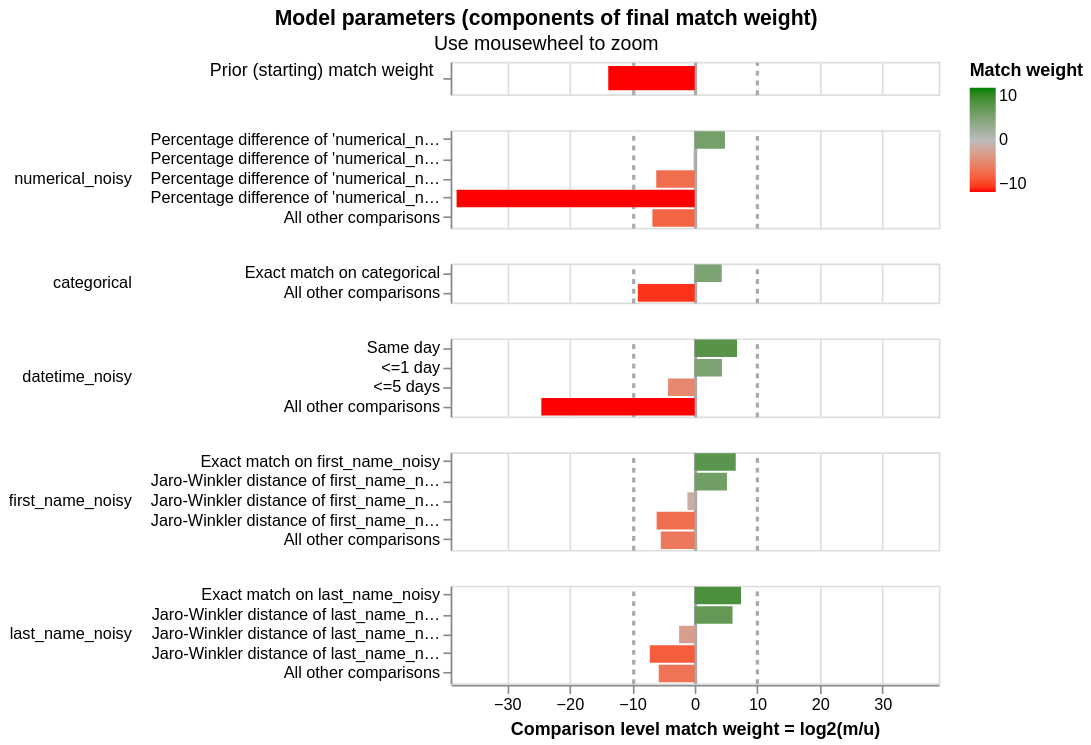

The code cell stored with this chart in its notebook:
### Code cell
# We can view the estimated match weights

linker.visualisations.match_weights_chart()

### Figure 1 — Vega-Lite specification as saved in the notebook (floating-point values rounded to 4 significant figures)
{"config": {"view": {"continuousWidth": 300, "continuousHeight": 300, "discreteHeight": 60, "discreteWidth": 400}, "header": {"title": null}, "mark": {"tooltip": null}, "title": {"anchor": "middle"}}, "vconcat": [{"mark": {"type": "bar", "clip": true, "height": 15}, "encoding": {"color": {"field": "log2_bayes_factor", "scale": {"domain": [-10, 0, 10], "interpolate": "lab", "range": ["red", "#bbbbbb", "green"]}, "title": "Match weight", "type": "quantitative"}, "tooltip": [{"field": "comparison_name", "title": "Comparison name", "type": "nominal"}, {"field": "probability_two_random_records_match", "format": ".4f", "title": "Probability two random records match", "type": "nominal"}, {"field": "log2_bayes_factor", "format": ",.4f", "title": "Equivalent match weight", "type": "quantitative"}, {"field": "bayes_factor_description", "title": "Match weight description", "type": "nominal"}], "x": {"axis": {"domain": false, "gridColor": {"condition": {"test": "abs(datum.value / 10)  <= 1 & datum.value % 10 === 0", "value": "#aaa"}, "value": "#ddd"}, "gridDash": {"condition": {"test": "abs(datum.value / 10) == 1", "value": [3]}, "value": null}, "gridWidth": {"condition": {"test": "abs(datum.value / 10)  <= 1 & datum.value % 10 === 0", "value": 2}, "value": 1}, "labels": false, "ticks": false, "title": ""}, "field": "log2_bayes_factor", "scale": {"domain": [-39, 39]}, "type": "quantitative"}, "y": {"axis": {"title": "Prior (starting) match weight", "titleAlign": "right", "titleAngle": 0, "titleFontWeight": "normal"}, "field": "label_for_charts", "sort": {"field": "comparison_vector_value", "order": "descending"}, "type": "nominal"}}, "height": 20, "transform": [{"filter": "(datum.comparison_name == 'probability_two_random_records_match')"}]}, {"mark": {"type": "bar", "clip": true}, "encoding": {"color": {"field": "log2_bayes_factor", "scale": {"domain": [-10, 0, 10], "interpolate": "lab", "range": ["red", "#bbbbbb", "green"]}, "title": "Match weight", "type": "quantitative"}, "row": {"field": "comparison_name", "header": {"labelAlign": "left", "labelAnchor": "middle", "labelAngle": 0}, "sort": {"field": "comparison_sort_order"}, "type": "nominal"}, "tooltip": [{"field": "comparison_name", "title": "Comparison name", "type": "nominal"}, {"field": "label_for_charts", "title": "Label", "type": "ordinal"}, {"field": "sql_condition", "title": "SQL condition", "type": "nominal"}, {"field": "m_probability", "format": ".10~g", "title": "M probability", "type": "quantitative"}, {"field": "u_probability", "format": ".10~g", "title": "U probability", "type": "quantitative"}, {"field": "bayes_factor", "format": ",.6f", "title": "Bayes factor = m/u", "type": "quantitative"}, {"field": "log2_bayes_factor", "format": ".4~g", "title": "Match weight = log2(m/u)", "type": "quantitative"}, {"field": "bayes_factor_description", "title": "Match weight description", "type": "nominal"}, {"field": "m_probability_description", "title": "m probability description", "type": "nominal"}, {"field": "u_probability_description", "title": "u probability description", "type": "nominal"}], "x": {"axis": {"gridColor": {"condition": {"test": "abs(datum.value / 10)  <= 1 & datum.value % 10 === 0", "value": "#aaa"}, "value": "#ddd"}, "gridDash": {"condition": {"test": "abs(datum.value / 10) == 1", "value": [3]}, "value": null}, "gridWidth": {"condition": {"test": "abs(datum.value / 10)  <= 1 & datum.value % 10 === 0", "value": 2}, "value": 1}, "title": "Comparison level match weight = log2(m/u)"}, "field": "log2_bayes_factor", "scale": {"domain": [-39, 39]}, "type": "quantitative"}, "y": {"axis": {"title": null}, "field": "label_for_charts", "sort": {"field": "comparison_vector_value", "order": "descending"}, "type": "nominal"}}, "height": {"step": 12}, "resolve": {"axis": {"y": "independent"}, "scale": {"y": "independent"}}, "transform": [{"filter": "(datum.comparison_name != 'probability_two_random_records_match')"}]}], "data": {"name": "data-f237dbeb6f0c85e6e8ed7eafc41cf284"}, "params": [{"name": "mouse_zoom", "select": {"type": "interval", "encodings": ["x"]}, "bind": "scales", "views": []}], "resolve": {"axis": {"y": "independent"}, "scale": {"y": "independent"}}, "title": {"text": "Model parameters (components of final match weight)", "subtitle": "Use mousewheel to zoom"}, "$schema": "https://vega.github.io/schema/vega-lite/v5.9.3.json", "datasets": {"data-f237dbeb6f0c85e6e8ed7eafc41cf284": [{"comparison_name": "probability_two_random_records_match", "sql_condition": null, "label_for_charts": "", "m_probability": null, "u_probability": null, "m_probability_description": null, "u_probability_description": null, "has_tf_adjustments": false, "tf_adjustment_column": null, "tf_adjustment_weight": null, "is_null_level": false, "bayes_factor": 6.918e-05, "log2_bayes_factor": -13.82, "comparison_vector_value": 0, "max_comparison_vector_value": 0, "bayes_factor_description": "The probability that two random records drawn at random match is 0.000 or one in  14,455.2 records.This is equivalent to a starting match weight of -13.819.", "probability_two_random_records_match": 6.918e-05, "comparison_sort_order": -1}, {"comparison_name": "numerical_noisy", "sql_condition": "(ABS(\"numerical_noisy_l\" - \"numerical_noisy_r\") / (CASE WHEN \"numerical_noisy_r\" > \"numerical_noisy_l\" THEN \"numerical_noisy_r\" ELSE \"numerical_noisy_l\" END)) < 0.05", "label_for_charts": "Percentage difference of 'numerical_noisy' within 5.00%", "m_probability": 0.9625, "u_probability": 0.03384, "m_probability_description": "Amongst matching record comparisons, 96.25% of records (i.e. one in 1.039) are in the percentage difference of 'numerical_noisy' within 5.00% comparison level", "u_probability_description": "Amongst non-matching record comparisons, 3.384% of records (i.e. one in 29.55) are in the percentage difference of 'numerical_noisy' within 5.00% comparison level", "has_tf_adjustments": false, "tf_adjustment_column": null, "tf_adjustment_weight": 1.0, "is_null_level": false, "bayes_factor": 28.45, "log2_bayes_factor": 4.83, "comparison_vector_value": 4, "max_comparison_vector_value": 4, "bayes_factor_description": "If comparison level is `percentage difference of 'numerical_noisy' within 5.00%` then comparison is 28.45 times more likely to be a match", "probability_two_random_records_match": 6.918e-05, "comparison_sort_order": 0}, {"comparison_name": "numerical_noisy", "sql_condition": "(ABS(\"numerical_noisy_l\" - \"numerical_noisy_r\") / (CASE WHEN \"numerical_noisy_r\" > \"numerical_noisy_l\" THEN \"numerical_noisy_r\" ELSE \"numerical_noisy_l\" END)) < 0.1", "label_for_charts": "Percentage difference of 'numerical_noisy' within 10.00%", "m_probability": 0.03047, "u_probability": 0.03499, "m_probability_description": "Amongst matching record comparisons, 3.047% of records (i.e. one in 32.82) are in the percentage difference of 'numerical_noisy' within 10.00% comparison level", "u_probability_description": "Amongst non-matching record comparisons, 3.499% of records (i.e. one in 28.58) are in the percentage difference of 'numerical_noisy' within 10.00% comparison level", "has_tf_adjustments": false, "tf_adjustment_column": null, "tf_adjustment_weight": 1.0, "is_null_level": false, "bayes_factor": 0.8706, "log2_bayes_factor": -0.1999, "comparison_vector_value": 3, "max_comparison_vector_value": 4, "bayes_factor_description": "If comparison level is `percentage difference of 'numerical_noisy' within 10.00%` then comparison is 1.149 times less likely to be a match", "probability_two_random_records_match": 6.918e-05, "comparison_sort_order": 0}, {"comparison_name": "numerical_noisy", "sql_condition": "(ABS(\"numerical_noisy_l\" - \"numerical_noisy_r\") / (CASE WHEN \"numerical_noisy_r\" > \"numerical_noisy_l\" THEN \"numerical_noisy_r\" ELSE \"numerical_noisy_l\" END)) < 0.25", "label_for_charts": "Percentage difference of 'numerical_noisy' within 25.00%", "m_probability": 0.001593, "u_probability": 0.1131, "m_probability_description": "Amongst matching record comparisons, 0.1593% of records (i.e. one in 628) are in the percentage difference of 'numerical_noisy' within 25.00% comparison level", "u_probability_description": "Amongst non-matching record comparisons, 11.31% of records (i.e. one in 8.844) are in the percentage difference of 'numerical_noisy' within 25.00% comparison level", "has_tf_adjustments": false, "tf_adjustment_column": null, "tf_adjustment_weight": 1.0, "is_null_level": false, "bayes_factor": 0.01409, "log2_bayes_factor": -6.15, "comparison_vector_value": 2, "max_comparison_vector_value": 4, "bayes_factor_description": "If comparison level is `percentage difference of 'numerical_noisy' within 25.00%` then comparison is 70.99 times less likely to be a match", "probability_two_random_records_match": 6.918e-05, "comparison_sort_order": 0}, {"comparison_name": "numerical_noisy", "sql_condition": "(ABS(\"numerical_noisy_l\" - \"numerical_noisy_r\") / (CASE WHEN \"numerical_noisy_r\" > \"numerical_noisy_l\" THEN \"numerical_noisy_r\" ELSE \"numerical_noisy_l\" END)) < 0.5", "label_for_charts": "Percentage difference of 'numerical_noisy' within 50.00%", "m_probability": 7.888e-13, "u_probability": 0.2252, "m_probability_description": "Amongst matching record comparisons, 7.888e-11% of records (i.e. one in 1,267,795,572,460) are in the percentage difference of 'numerical_noisy' within 50.00% comparison level", "u_probability_description": "Amongst non-matching record comparisons, 22.52% of records (i.e. one in 4.44) are in the percentage difference of 'numerical_noisy' within 50.00% comparison level", "has_tf_adjustments": false, "tf_adjustment_column": null, "tf_adjustment_weight": 1.0, "is_null_level": false, "bayes_factor": 3.502e-12, "log2_bayes_factor": -38.05, "comparison_vector_value": 1, "max_comparison_vector_value": 4, "bayes_factor_description": "If comparison level is `percentage difference of 'numerical_noisy' within 50.00%` then comparison is 285,512,524,756 times less likely to be a match", "probability_two_random_records_match": 6.918e-05, "comparison_sort_order": 0}, {"comparison_name": "numerical_noisy", "sql_condition": "ELSE", "label_for_charts": "All other comparisons", "m_probability": 0.005461, "u_probability": 0.5929, "m_probability_description": "Amongst matching record comparisons, 0.5461% of records (i.e. one in 183) are in the all other comparisons comparison level", "u_probability_description": "Amongst non-matching record comparisons, 59.29% of records (i.e. one in 1.687) are in the all other comparisons comparison level", "has_tf_adjustments": false, "tf_adjustment_column": null, "tf_adjustment_weight": 1.0, "is_null_level": false, "bayes_factor": 0.009211, "log2_bayes_factor": -6.762, "comparison_vector_value": 0, "max_comparison_vector_value": 4, "bayes_factor_description": "If comparison level is `all other comparisons` then comparison is 109 times less likely to be a match", "probability_two_random_records_match": 6.918e-05, "comparison_sort_order": 0}, {"comparison_name": "categorical", "sql_condition": "\"categorical_l\" = \"categorical_r\"", "label_for_charts": "Exact match on categorical", "m_probability": 0.9982, "u_probability": 0.05004, "m_probability_description": "Amongst matching record comparisons, 99.82% of records (i.e. one in 1.002) are in the exact match on categorical comparison level", "u_probability_description": "Amongst non-matching record comparisons, 5.004% of records (i.e. one in 19.98) are in the exact match on categorical comparison level", "has_tf_adjustments": false, "tf_adjustment_column": null, "tf_adjustment_weight": 1.0, "is_null_level": false, "bayes_factor": 19.95, "log2_bayes_factor": 4.318, "comparison_vector_value": 1, "max_comparison_vector_value": 1, "bayes_factor_description": "If comparison level is `exact match on categorical` then comparison is 19.95 times more likely to be a match", "probability_two_random_records_match": 6.918e-05, "comparison_sort_order": 1}, {"comparison_name": "categorical", "sql_condition": "ELSE", "label_for_charts": "All other comparisons", "m_probability": 0.001751, "u_probability": 0.95, "m_probability_description": "Amongst matching record comparisons, 0.1751% of records (i.e. one in 571) are in the all other comparisons comparison level", "u_probability_description": "Amongst non-matching record comparisons, 95% of records (i.e. one in 1.053) are in the all other comparisons comparison level", "has_tf_adjustments": false, "tf_adjustment_column": null, "tf_adjustment_weight": 1.0, "is_null_level": false, "bayes_factor": 0.001843, "log2_bayes_factor": -9.084, "comparison_vector_value": 0, "max_comparison_vector_value": 1, "bayes_factor_description": "If comparison level is `all other comparisons` then comparison is 543 times less likely to be a match", "probability_two_random_records_match": 6.918e-05, "comparison_sort_order": 1}, {"comparison_name": "datetime_noisy", "sql_condition": "abs(datediff('day', CAST(datetime_noisy_l AS DATE), CAST(datetime_noisy_r AS DATE))) <= 0", "label_for_charts": "Same day", "m_probability": 0.7278, "u_probability": 0.006696, "m_probability_description": "Amongst matching record comparisons, 72.78% of records (i.e. one in 1.374) are in the same day comparison level", "u_probability_description": "Amongst non-matching record comparisons, 0.6696% of records (i.e. one in 149) are in the same day comparison level", "has_tf_adjustments": false, "tf_adjustment_column": null, "tf_adjustment_weight": 1.0, "is_null_level": false, "bayes_factor": 108.7, "log2_bayes_factor": 6.764, "comparison_vector_value": 3, "max_comparison_vector_value": 3, "bayes_factor_description": "If comparison level is `same day` then comparison is 109 times more likely to be a match", "probability_two_random_records_match": 6.918e-05, "comparison_sort_order": 2}, {"comparison_name": "datetime_noisy", "sql_condition": "abs(datediff('day', CAST(datetime_noisy_l AS DATE), CAST(datetime_noisy_r AS DATE))) <= 1", "label_for_charts": "<=1 day", "m_probability": 0.2695, "u_probability": 0.01323, "m_probability_description": "Amongst matching record comparisons, 26.95% of records (i.e. one in 3.71) are in the <=1 day comparison level", "u_probability_description": "Amongst non-matching record comparisons, 1.323% of records (i.e. one in 75.59) are in the <=1 day comparison level", "has_tf_adjustments": false, "tf_adjustment_column": null, "tf_adjustment_weight": 1.0, "is_null_level": false, "bayes_factor": 20.37, "log2_bayes_factor": 4.349, "comparison_vector_value": 2, "max_comparison_vector_value": 3, "bayes_factor_description": "If comparison level is `<=1 day` then comparison is 20.37 times more likely to be a match", "probability_two_random_records_match": 6.918e-05, "comparison_sort_order": 2}, {"comparison_name": "datetime_noisy", "sql_condition": "abs(datediff('day', CAST(datetime_noisy_l AS DATE), CAST(datetime_noisy_r AS DATE))) <= 5", "label_for_charts": "<=5 days", "m_probability": 0.002702, "u_probability": 0.05181, "m_probability_description": "Amongst matching record comparisons, 0.2702% of records (i.e. one in 370) are in the <=5 days comparison level", "u_probability_description": "Amongst non-matching record comparisons, 5.181% of records (i.e. one in 19.3) are in the <=5 days comparison level", "has_tf_adjustments": false, "tf_adjustment_column": null, "tf_adjustment_weight": 1.0, "is_null_level": false, "bayes_factor": 0.05215, "log2_bayes_factor": -4.261, "comparison_vector_value": 1, "max_comparison_vector_value": 3, "bayes_factor_description": "If comparison level is `<=5 days` then comparison is 19.18 times less likely to be a match", "probability_two_random_records_match": 6.918e-05, "comparison_sort_order": 2}, {"comparison_name": "datetime_noisy", "sql_condition": "ELSE", "label_for_charts": "All other comparisons", "m_probability": 3.884e-08, "u_probability": 0.9283, "m_probability_description": "Amongst matching record comparisons, 3.884e-06% of records (i.e. one in 25,744,954) are in the all other comparisons comparison level", "u_probability_description": "Amongst non-matching record comparisons, 92.83% of records (i.e. one in 1.077) are in the all other comparisons comparison level", "has_tf_adjustments": false, "tf_adjustment_column": null, "tf_adjustment_weight": 1.0, "is_null_level": false, "bayes_factor": 4.184e-08, "log2_bayes_factor": -24.51, "comparison_vector_value": 0, "max_comparison_vector_value": 3, "bayes_factor_description": "If comparison level is `all other comparisons` then comparison is 23,898,121 times less likely to be a match", "probability_two_random_records_match": 6.918e-05, "comparison_sort_order": 2}, {"comparison_name": "first_name_noisy", "sql_condition": "\"first_name_noisy_l\" = \"first_name_noisy_r\"", "label_for_charts": "Exact match on first_name_noisy", "m_probability": 0.4132, "u_probability": 0.004395, "m_probability_description": "Amongst matching record comparisons, 41.32% of records (i.e. one in 2.42) are in the exact match on first_name_noisy comparison level", "u_probability_description": "Amongst non-matching record comparisons, 0.4395% of records (i.e. one in 228) are in the exact match on first_name_noisy comparison level", "has_tf_adjustments": false, "tf_adjustment_column": null, "tf_adjustment_weight": 1.0, "is_null_level": false, "bayes_factor": 94.02, "log2_bayes_factor": 6.555, "comparison_vector_value": 4, "max_comparison_vector_value": 4, "bayes_factor_description": "If comparison level is `exact match on first_name_noisy` then comparison is 94.02 times more likely to be a match", "probability_two_random_records_match": 6.918e-05, "comparison_sort_order": 3}, {"comparison_name": "first_name_noisy", "sql_condition": "jaro_winkler_similarity(\"first_name_noisy_l\", \"first_name_noisy_r\") >= 0.8", "label_for_charts": "Jaro-Winkler distance of first_name_noisy >= 0.8", "m_probability": 0.4621, "u_probability": 0.01304, "m_probability_description": "Amongst matching record comparisons, 46.21% of records (i.e. one in 2.164) are in the jaro-winkler distance of first_name_noisy >= 0.8 comparison level", "u_probability_description": "Amongst non-matching record comparisons, 1.304% of records (i.e. one in 76.67) are in the jaro-winkler distance of first_name_noisy >= 0.8 comparison level", "has_tf_adjustments": false, "tf_adjustment_column": null, "tf_adjustment_weight": 1.0, "is_null_level": false, "bayes_factor": 35.42, "log2_bayes_factor": 5.147, "comparison_vector_value": 3, "max_comparison_vector_value": 4, "bayes_factor_description": "If comparison level is `jaro-winkler distance of first_name_noisy >= 0.8` then comparison is 35.42 times more likely to be a match", "probability_two_random_records_match": 6.918e-05, "comparison_sort_order": 3}, {"comparison_name": "first_name_noisy", "sql_condition": "jaro_winkler_similarity(\"first_name_noisy_l\", \"first_name_noisy_r\") >= 0.5", "label_for_charts": "Jaro-Winkler distance of first_name_noisy >= 0.5", "m_probability": 0.1107, "u_probability": 0.2497, "m_probability_description": "Amongst matching record comparisons, 11.07% of records (i.e. one in 9.035) are in the jaro-winkler distance of first_name_noisy >= 0.5 comparison level", "u_probability_description": "Amongst non-matching record comparisons, 24.97% of records (i.e. one in 4.006) are in the jaro-winkler distance of first_name_noisy >= 0.5 comparison level", "has_tf_adjustments": false, "tf_adjustment_column": null, "tf_adjustment_weight": 1.0, "is_null_level": false, "bayes_factor": 0.4433, "log2_bayes_factor": -1.173, "comparison_vector_value": 2, "max_comparison_vector_value": 4, "bayes_factor_description": "If comparison level is `jaro-winkler distance of first_name_noisy >= 0.5` then comparison is 2.256 times less likely to be a match", "probability_two_random_records_match": 6.918e-05, "comparison_sort_order": 3}, {"comparison_name": "first_name_noisy", "sql_condition": "jaro_winkler_similarity(\"first_name_noisy_l\", \"first_name_noisy_r\") >= 0.3", "label_for_charts": "Jaro-Winkler distance of first_name_noisy >= 0.3", "m_probability": 0.005213, "u_probability": 0.3539, "m_probability_description": "Amongst matching record comparisons, 0.5213% of records (i.e. one in 192) are in the jaro-winkler distance of first_name_noisy >= 0.3 comparison level", "u_probability_description": "Amongst non-matching record comparisons, 35.39% of records (i.e. one in 2.826) are in the jaro-winkler distance of first_name_noisy >= 0.3 comparison level", "has_tf_adjustments": false, "tf_adjustment_column": null, "tf_adjustment_weight": 1.0, "is_null_level": false, "bayes_factor": 0.01473, "log2_bayes_factor": -6.085, "comparison_vector_value": 1, "max_comparison_vector_value": 4, "bayes_factor_description": "If comparison level is `jaro-winkler distance of first_name_noisy >= 0.3` then comparison is 67.89 times less likely to be a match", "probability_two_random_records_match": 6.918e-05, "comparison_sort_order": 3}, {"comparison_name": "first_name_noisy", "sql_condition": "ELSE", "label_for_charts": "All other comparisons", "m_probability": 0.008832, "u_probability": 0.379, "m_probability_description": "Amongst matching record comparisons, 0.8832% of records (i.e. one in 113) are in the all other comparisons comparison level", "u_probability_description": "Amongst non-matching record comparisons, 37.9% of records (i.e. one in 2.638) are in the all other comparisons comparison level", "has_tf_adjustments": false, "tf_adjustment_column": null, "tf_adjustment_weight": 1.0, "is_null_level": false, "bayes_factor": 0.0233, "log2_bayes_factor": -5.423, "comparison_vector_value": 0, "max_comparison_vector_value": 4, "bayes_factor_description": "If comparison level is `all other comparisons` then comparison is 42.91 times less likely to be a match", "probability_two_random_records_match": 6.918e-05, "comparison_sort_order": 3}, {"comparison_name": "last_name_noisy", "sql_condition": "\"last_name_noisy_l\" = \"last_name_noisy_r\"", "label_for_charts": "Exact match on last_name_noisy", "m_probability": 0.5897, "u_probability": 0.0035, "m_probability_description": "Amongst matching record comparisons, 58.97% of records (i.e. one in 1.696) are in the exact match on last_name_noisy comparison level", "u_probability_description": "Amongst non-matching record comparisons, 0.35% of records (i.e. one in 286) are in the exact match on last_name_noisy comparison level", "has_tf_adjustments": false, "tf_adjustment_column": null, "tf_adjustment_weight": 1.0, "is_null_level": false, "bayes_factor": 168.5, "log2_bayes_factor": 7.397, "comparison_vector_value": 4, "max_comparison_vector_value": 4, "bayes_factor_description": "If comparison level is `exact match on last_name_noisy` then comparison is 169 times more likely to be a match", "probability_two_random_records_match": 6.918e-05, "comparison_sort_order": 4}, {"comparison_name": "last_name_noisy", "sql_condition": "jaro_winkler_similarity(\"last_name_noisy_l\", \"last_name_noisy_r\") >= 0.8", "label_for_charts": "Jaro-Winkler distance of last_name_noisy >= 0.8", "m_probability": 0.3505, "u_probability": 0.005344, "m_probability_description": "Amongst matching record comparisons, 35.05% of records (i.e. one in 2.853) are in the jaro-winkler distance of last_name_noisy >= 0.8 comparison level", "u_probability_description": "Amongst non-matching record comparisons, 0.5344% of records (i.e. one in 187) are in the jaro-winkler distance of last_name_noisy >= 0.8 comparison level", "has_tf_adjustments": false, "tf_adjustment_column": null, "tf_adjustment_weight": 1.0, "is_null_level": false, "bayes_factor": 65.59, "log2_bayes_factor": 6.035, "comparison_vector_value": 3, "max_comparison_vector_value": 4, "bayes_factor_description": "If comparison level is `jaro-winkler distance of last_name_noisy >= 0.8` then comparison is 65.59 times more likely to be a match", "probability_two_random_records_match": 6.918e-05, "comparison_sort_order": 4}, {"comparison_name": "last_name_noisy", "sql_condition": "jaro_winkler_similarity(\"last_name_noisy_l\", \"last_name_noisy_r\") >= 0.5", "label_for_charts": "Jaro-Winkler distance of last_name_noisy >= 0.5", "m_probability": 0.05125, "u_probability": 0.2888, "m_probability_description": "Amongst matching record comparisons, 5.125% of records (i.e. one in 19.51) are in the jaro-winkler distance of last_name_noisy >= 0.5 comparison level", "u_probability_description": "Amongst non-matching record comparisons, 28.88% of records (i.e. one in 3.462) are in the jaro-winkler distance of last_name_noisy >= 0.5 comparison level", "has_tf_adjustments": false, "tf_adjustment_column": null, "tf_adjustment_weight": 1.0, "is_null_level": false, "bayes_factor": 0.1774, "log2_bayes_factor": -2.495, "comparison_vector_value": 2, "max_comparison_vector_value": 4, "bayes_factor_description": "If comparison level is `jaro-winkler distance of last_name_noisy >= 0.5` then comparison is 5.636 times less likely to be a match", "probability_two_random_records_match": 6.918e-05, "comparison_sort_order": 4}, {"comparison_name": "last_name_noisy", "sql_condition": "jaro_winkler_similarity(\"last_name_noisy_l\", \"last_name_noisy_r\") >= 0.3", "label_for_charts": "Jaro-Winkler distance of last_name_noisy >= 0.3", "m_probability": 0.002662, "u_probability": 0.3851, "m_probability_description": "Amongst matching record comparisons, 0.2662% of records (i.e. one in 376) are in the jaro-winkler distance of last_name_noisy >= 0.3 comparison level", "u_probability_description": "Amongst non-matching record comparisons, 38.51% of records (i.e. one in 2.597) are in the jaro-winkler distance of last_name_noisy >= 0.3 comparison level", "has_tf_adjustments": false, "tf_adjustment_column": null, "tf_adjustment_weight": 1.0, "is_null_level": false, "bayes_factor": 0.006912, "log2_bayes_factor": -7.177, "comparison_vector_value": 1, "max_comparison_vector_value": 4, "bayes_factor_description": "If comparison level is `jaro-winkler distance of last_name_noisy >= 0.3` then comparison is 145 times less likely to be a match", "probability_two_random_records_match": 6.918e-05, "comparison_sort_order": 4}, {"comparison_name": "last_name_noisy", "sql_condition": "ELSE", "label_for_charts": "All other comparisons", "m_probability": 0.005882, "u_probability": 0.3172, "m_probability_description": "Amongst matching record comparisons, 0.5882% of records (i.e. one in 170) are in the all other comparisons comparison level", "u_probability_description": "Amongst non-matching record comparisons, 31.72% of records (i.e. one in 3.153) are in the all other comparisons comparison level", "has_tf_adjustments": false, "tf_adjustment_column": null, "tf_adjustment_weight": 1.0, "is_null_level": false, "bayes_factor": 0.01855, "log2_bayes_factor": -5.753, "comparison_vector_value": 0, "max_comparison_vector_value": 4, "bayes_factor_description": "If comparison level is `all other comparisons` then comparison is 53.92 times less likely to be a match", "probability_two_random_records_match": 6.918e-05, "comparison_sort_order": 4}]}}
